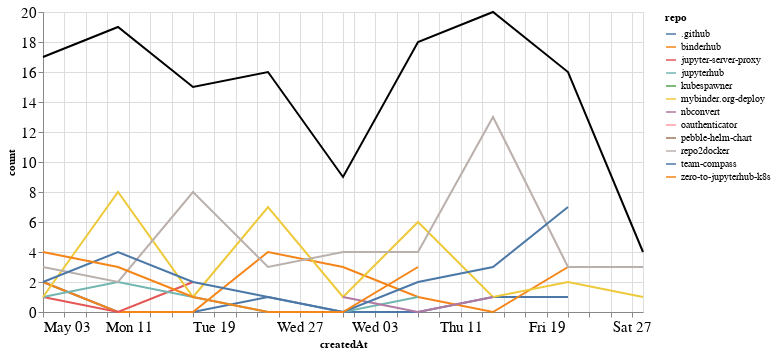

Write notebook code for a chart like this one.
### Markdown cell above
## Comments

### Code cell
comments_time = comments.groupby('repo').resample('W', on='createdAt').count()['author'].reset_index()
comments_time = comments_time.rename(columns={'author': 'count'})
comments_time_total = comments_time.groupby('createdAt').agg({"count": "sum"}).reset_index()
ch1 = alt.Chart(comments_time, width=600).mark_line().encode(
    x='createdAt',
    y='count',
    color='repo',
    tooltip="repo"
)

ch2 = alt.Chart(comments_time_total, width=600).mark_line(color="black").encode(
    x='createdAt',
    y='count',
)

ch1 + ch2

### Figure 1 — Vega-Lite specification as saved in the notebook (floating-point values rounded to 4 significant figures)
{"config": {"axisLeft": {"labelFontSize": 15}, "axisBottom": {"labelFontSize": 15}}, "layer": [{"data": {"name": "data-9c801e18521ad0218ff876168ccf8081"}, "mark": "line", "encoding": {"color": {"type": "nominal", "field": "repo"}, "tooltip": {"type": "nominal", "field": "repo"}, "x": {"type": "temporal", "field": "createdAt"}, "y": {"type": "quantitative", "field": "count"}}, "width": 600}, {"data": {"name": "data-517cac4006c68dcfd91406750beee042"}, "mark": {"type": "line", "color": "black"}, "encoding": {"x": {"type": "temporal", "field": "createdAt"}, "y": {"type": "quantitative", "field": "count"}}, "width": 600}], "$schema": "https://vega.github.io/schema/vega-lite/v4.8.1.json", "datasets": {"data-9c801e18521ad0218ff876168ccf8081": [{"repo": ".github", "createdAt": "2020-05-03T00:00:00", "count": 2}, {"repo": ".github", "createdAt": "2020-05-10T00:00:00", "count": 0}, {"repo": ".github", "createdAt": "2020-05-17T00:00:00", "count": 0}, {"repo": ".github", "createdAt": "2020-05-24T00:00:00", "count": 1}, {"repo": ".github", "createdAt": "2020-05-31T00:00:00", "count": 0}, {"repo": ".github", "createdAt": "2020-06-07T00:00:00", "count": 0}, {"repo": ".github", "createdAt": "2020-06-14T00:00:00", "count": 1}, {"repo": ".github", "createdAt": "2020-06-21T00:00:00", "count": 1}, {"repo": "binderhub", "createdAt": "2020-05-03T00:00:00", "count": 2}, {"repo": "binderhub", "createdAt": "2020-05-10T00:00:00", "count": 0}, {"repo": "binderhub", "createdAt": "2020-05-17T00:00:00", "count": 0}, {"repo": "binderhub", "createdAt": "2020-05-24T00:00:00", "count": 4}, {"repo": "binderhub", "createdAt": "2020-05-31T00:00:00", "count": 3}, {"repo": "binderhub", "createdAt": "2020-06-07T00:00:00", "count": 1}, {"repo": "binderhub", "createdAt": "2020-06-14T00:00:00", "count": 0}, {"repo": "binderhub", "createdAt": "2020-06-21T00:00:00", "count": 3}, {"repo": "jupyter-server-proxy", "createdAt": "2020-05-03T00:00:00", "count": 1}, {"repo": "jupyter-server-proxy", "createdAt": "2020-05-10T00:00:00", "count": 0}, {"repo": "jupyter-server-proxy", "createdAt": "2020-05-17T00:00:00", "count": 2}, {"repo": "jupyterhub", "createdAt": "2020-05-03T00:00:00", "count": 1}, {"repo": "jupyterhub", "createdAt": "2020-05-10T00:00:00", "count": 2}, {"repo": "jupyterhub", "createdAt": "2020-05-17T00:00:00", "count": 1}, {"repo": "jupyterhub", "createdAt": "2020-05-24T00:00:00", "count": 0}, {"repo": "jupyterhub", "createdAt": "2020-05-31T00:00:00", "count": 0}, {"repo": "jupyterhub", "createdAt": "2020-06-07T00:00:00", "count": 1}, {"repo": "kubespawner", "createdAt": "2020-06-14T00:00:00", "count": 1}, {"repo": "mybinder.org-deploy", "createdAt": "2020-05-03T00:00:00", "count": 1}, {"repo": "mybinder.org-deploy", "createdAt": "2020-05-10T00:00:00", "count": 8}, {"repo": "mybinder.org-deploy", "createdAt": "2020-05-17T00:00:00", "count": 1}, {"repo": "mybinder.org-deploy", "createdAt": "2020-05-24T00:00:00", "count": 7}, {"repo": "mybinder.org-deploy", "createdAt": "2020-05-31T00:00:00", "count": 1}, {"repo": "mybinder.org-deploy", "createdAt": "2020-06-07T00:00:00", "count": 6}, {"repo": "mybinder.org-deploy", "createdAt": "2020-06-14T00:00:00", "count": 1}, {"repo": "mybinder.org-deploy", "createdAt": "2020-06-21T00:00:00", "count": 2}, {"repo": "mybinder.org-deploy", "createdAt": "2020-06-28T00:00:00", "count": 1}, {"repo": "nbconvert", "createdAt": "2020-05-31T00:00:00", "count": 1}, {"repo": "nbconvert", "createdAt": "2020-06-07T00:00:00", "count": 0}, {"repo": "nbconvert", "createdAt": "2020-06-14T00:00:00", "count": 1}, {"repo": "oauthenticator", "createdAt": "2020-05-03T00:00:00", "count": 1}, {"repo": "pebble-helm-chart", "createdAt": "2020-06-07T00:00:00", "count": 1}, {"repo": "repo2docker", "createdAt": "2020-05-03T00:00:00", "count": 3}, {"repo": "repo2docker", "createdAt": "2020-05-10T00:00:00", "count": 2}, {"repo": "repo2docker", "createdAt": "2020-05-17T00:00:00", "count": 8}, {"repo": "repo2docker", "createdAt": "2020-05-24T00:00:00", "count": 3}, {"repo": "repo2docker", "createdAt": "2020-05-31T00:00:00", "count": 4}, {"repo": "repo2docker", "createdAt": "2020-06-07T00:00:00", "count": 4}, {"repo": "repo2docker", "createdAt": "2020-06-14T00:00:00", "count": 13}, {"repo": "repo2docker", "createdAt": "2020-06-21T00:00:00", "count": 3}, {"repo": "repo2docker", "createdAt": "2020-06-28T00:00:00", "count": 3}, {"repo": "team-compass", "createdAt": "2020-05-03T00:00:00", "count": 2}, {"repo": "team-compass", "createdAt": "2020-05-10T00:00:00", "count": 4}, {"repo": "team-compass", "createdAt": "2020-05-17T00:00:00", "count": 2}, {"repo": "team-compass", "createdAt": "2020-05-24T00:00:00", "count": 1}, {"repo": "team-compass", "createdAt": "2020-05-31T00:00:00", "count": 0}, {"repo": "team-compass", "createdAt": "2020-06-07T00:00:00", "count": 2}, {"repo": "team-compass", "createdAt": "2020-06-14T00:00:00", "count": 3}, {"repo": "team-compass", "createdAt": "2020-06-21T00:00:00", "count": 7}, {"repo": "zero-to-jupyterhub-k8s", "createdAt": "2020-05-03T00:00:00", "count": 4}, {"repo": "zero-to-jupyterhub-k8s", "createdAt": "2020-05-10T00:00:00", "count": 3}, {"repo": "zero-to-jupyterhub-k8s", "createdAt": "2020-05-17T00:00:00", "count": 1}, {"repo": "zero-to-jupyterhub-k8s", "createdAt": "2020-05-24T00:00:00", "count": 0}, {"repo": "zero-to-jupyterhub-k8s", "createdAt": "2020-05-31T00:00:00", "count": 0}, {"repo": "zero-to-jupyterhub-k8s", "createdAt": "2020-06-07T00:00:00", "count": 3}], "data-517cac4006c68dcfd91406750beee042": [{"createdAt": "2020-05-03T00:00:00", "count": 17}, {"createdAt": "2020-05-10T00:00:00", "count": 19}, {"createdAt": "2020-05-17T00:00:00", "count": 15}, {"createdAt": "2020-05-24T00:00:00", "count": 16}, {"createdAt": "2020-05-31T00:00:00", "count": 9}, {"createdAt": "2020-06-07T00:00:00", "count": 18}, {"createdAt": "2020-06-14T00:00:00", "count": 20}, {"createdAt": "2020-06-21T00:00:00", "count": 16}, {"createdAt": "2020-06-28T00:00:00", "count": 4}]}}
